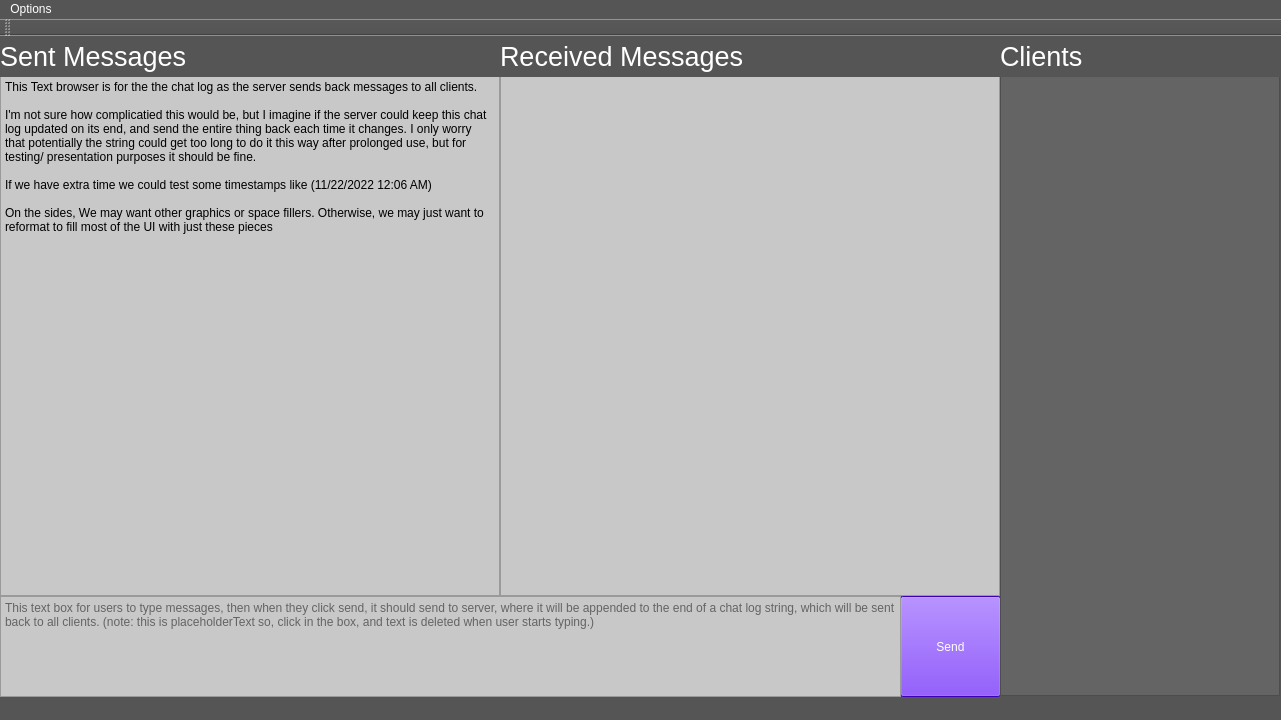
<?xml version="1.0" encoding="UTF-8"?>
<ui version="4.0">
 <class>ChatProgramProjectClass</class>
 <widget class="QMainWindow" name="ChatProgramProjectClass">
  <property name="geometry">
   <rect>
    <x>0</x>
    <y>0</y>
    <width>1281</width>
    <height>720</height>
   </rect>
  </property>
  <property name="windowTitle">
   <string>ChatProgramProject</string>
  </property>
  <property name="autoFillBackground">
   <bool>false</bool>
  </property>
  <property name="styleSheet">
   <string notr="true">background-color: rgb(85, 85, 85); 
color: white;</string>
  </property>
  <property name="tabShape">
   <enum>QTabWidget::Rounded</enum>
  </property>
  <widget class="QWidget" name="centralWidget">
   <widget class="QWidget" name="horizontalLayoutWidget">
    <property name="geometry">
     <rect>
      <x>440</x>
      <y>160</y>
      <width>160</width>
      <height>80</height>
     </rect>
    </property>
    <layout class="QHBoxLayout" name="horizontalLayout"/>
   </widget>
   <widget class="QPushButton" name="pushButton">
    <property name="geometry">
     <rect>
      <x>900</x>
      <y>560</y>
      <width>101</width>
      <height>101</height>
     </rect>
    </property>
    <property name="styleSheet">
     <string notr="true">background-color: rgb(85, 0, 255);
color: qlineargradient(spread:pad, x1:0, y1:0, x2:1, y2:1, stop:0 rgba(255, 255, 255, 255), stop:1 rgba(255, 255, 255, 255));
</string>
    </property>
    <property name="text">
     <string>Send</string>
    </property>
   </widget>
   <widget class="QTextEdit" name="textEdit">
    <property name="geometry">
     <rect>
      <x>0</x>
      <y>560</y>
      <width>901</width>
      <height>101</height>
     </rect>
    </property>
    <property name="focusPolicy">
     <enum>Qt::ClickFocus</enum>
    </property>
    <property name="autoFillBackground">
     <bool>false</bool>
    </property>
    <property name="styleSheet">
     <string notr="true">background-color: rgb(200, 200, 200);
color:black;
font: 14pt &quot;Segoe UI&quot;;
</string>
    </property>
    <property name="html">
     <string>&lt;!DOCTYPE HTML PUBLIC &quot;-//W3C//DTD HTML 4.0//EN&quot; &quot;http://www.w3.org/TR/REC-html40/strict.dtd&quot;&gt;
&lt;html&gt;&lt;head&gt;&lt;meta name=&quot;qrichtext&quot; content=&quot;1&quot; /&gt;&lt;meta charset=&quot;utf-8&quot; /&gt;&lt;style type=&quot;text/css&quot;&gt;
p, li { white-space: pre-wrap; }
hr { height: 1px; border-width: 0; }
li.unchecked::marker { content: &quot;\2610&quot;; }
li.checked::marker { content: &quot;\2612&quot;; }
&lt;/style&gt;&lt;/head&gt;&lt;body style=&quot; font-family:'Segoe UI'; font-size:14pt; font-weight:400; font-style:normal;&quot;&gt;
&lt;p style=&quot;-qt-paragraph-type:empty; margin-top:0px; margin-bottom:0px; margin-left:0px; margin-right:0px; -qt-block-indent:0; text-indent:0px;&quot;&gt;&lt;br /&gt;&lt;/p&gt;&lt;/body&gt;&lt;/html&gt;</string>
    </property>
    <property name="overwriteMode">
     <bool>true</bool>
    </property>
    <property name="placeholderText">
     <string>This text box for users to type messages, then when they click send, it should send to server, where it will be appended to the end of a chat log string, which will be sent back to all clients. (note: this is placeholderText so, click in the box, and text is deleted when user starts typing.)</string>
    </property>
   </widget>
   <widget class="QTextBrowser" name="textBrowser">
    <property name="geometry">
     <rect>
      <x>0</x>
      <y>39</y>
      <width>500</width>
      <height>521</height>
     </rect>
    </property>
    <property name="focusPolicy">
     <enum>Qt::NoFocus</enum>
    </property>
    <property name="acceptDrops">
     <bool>false</bool>
    </property>
    <property name="styleSheet">
     <string notr="true">background-color: rgb(200, 200, 200);
color: black;
font: 14pt &quot;Segoe UI&quot;;</string>
    </property>
    <property name="html">
     <string>&lt;!DOCTYPE HTML PUBLIC &quot;-//W3C//DTD HTML 4.0//EN&quot; &quot;http://www.w3.org/TR/REC-html40/strict.dtd&quot;&gt;
&lt;html&gt;&lt;head&gt;&lt;meta name=&quot;qrichtext&quot; content=&quot;1&quot; /&gt;&lt;meta charset=&quot;utf-8&quot; /&gt;&lt;style type=&quot;text/css&quot;&gt;
p, li { white-space: pre-wrap; }
hr { height: 1px; border-width: 0; }
li.unchecked::marker { content: &quot;\2610&quot;; }
li.checked::marker { content: &quot;\2612&quot;; }
&lt;/style&gt;&lt;/head&gt;&lt;body style=&quot; font-family:'Segoe UI'; font-size:14pt; font-weight:400; font-style:normal;&quot;&gt;
&lt;p style=&quot; margin-top:0px; margin-bottom:0px; margin-left:0px; margin-right:0px; -qt-block-indent:0; text-indent:0px;&quot;&gt;&lt;span style=&quot; font-size:9pt;&quot;&gt;This Text browser is for the the chat log as the server sends back messages to all clients.&lt;/span&gt;&lt;/p&gt;
&lt;p style=&quot;-qt-paragraph-type:empty; margin-top:0px; margin-bottom:0px; margin-left:0px; margin-right:0px; -qt-block-indent:0; text-indent:0px; font-size:9pt;&quot;&gt;&lt;br /&gt;&lt;/p&gt;
&lt;p style=&quot; margin-top:0px; margin-bottom:0px; margin-left:0px; margin-right:0px; -qt-block-indent:0; text-indent:0px;&quot;&gt;&lt;span style=&quot; font-size:9pt;&quot;&gt;I'm not sure how complicatied this would be, but I imagine if the server could keep this chat log updated on its end, and send the entire thing back each time it changes. I only worry that potentially the string could get too long to do it this way after prolonged use, but for testing/ presentation purposes it should be fine. &lt;/span&gt;&lt;/p&gt;
&lt;p style=&quot;-qt-paragraph-type:empty; margin-top:0px; margin-bottom:0px; margin-left:0px; margin-right:0px; -qt-block-indent:0; text-indent:0px; font-size:9pt;&quot;&gt;&lt;br /&gt;&lt;/p&gt;
&lt;p style=&quot; margin-top:0px; margin-bottom:0px; margin-left:0px; margin-right:0px; -qt-block-indent:0; text-indent:0px;&quot;&gt;&lt;span style=&quot; font-size:9pt;&quot;&gt;If we have extra time we could test some timestamps like (11/22/2022 12:06 AM)&lt;/span&gt;&lt;/p&gt;
&lt;p style=&quot;-qt-paragraph-type:empty; margin-top:0px; margin-bottom:0px; margin-left:0px; margin-right:0px; -qt-block-indent:0; text-indent:0px; font-size:9pt;&quot;&gt;&lt;br /&gt;&lt;/p&gt;
&lt;p style=&quot; margin-top:0px; margin-bottom:0px; margin-left:0px; margin-right:0px; -qt-block-indent:0; text-indent:0px;&quot;&gt;&lt;span style=&quot; font-size:9pt;&quot;&gt;On the sides, We may want other graphics or space fillers. Otherwise, we may just want to reformat to fill most of the UI with just these pieces&lt;/span&gt;&lt;/p&gt;&lt;/body&gt;&lt;/html&gt;</string>
    </property>
   </widget>
   <widget class="QTextBrowser" name="textBrowser_2">
    <property name="geometry">
     <rect>
      <x>500</x>
      <y>39</y>
      <width>500</width>
      <height>521</height>
     </rect>
    </property>
    <property name="focusPolicy">
     <enum>Qt::NoFocus</enum>
    </property>
    <property name="acceptDrops">
     <bool>false</bool>
    </property>
    <property name="styleSheet">
     <string notr="true">background-color: rgb(200, 200, 200);
color: black;
font: 14pt &quot;Segoe UI&quot;;</string>
    </property>
    <property name="html">
     <string>&lt;!DOCTYPE HTML PUBLIC &quot;-//W3C//DTD HTML 4.0//EN&quot; &quot;http://www.w3.org/TR/REC-html40/strict.dtd&quot;&gt;
&lt;html&gt;&lt;head&gt;&lt;meta name=&quot;qrichtext&quot; content=&quot;1&quot; /&gt;&lt;meta charset=&quot;utf-8&quot; /&gt;&lt;style type=&quot;text/css&quot;&gt;
p, li { white-space: pre-wrap; }
hr { height: 1px; border-width: 0; }
li.unchecked::marker { content: &quot;\2610&quot;; }
li.checked::marker { content: &quot;\2612&quot;; }
&lt;/style&gt;&lt;/head&gt;&lt;body style=&quot; font-family:'Segoe UI'; font-size:14pt; font-weight:400; font-style:normal;&quot;&gt;
&lt;p style=&quot;-qt-paragraph-type:empty; margin-top:0px; margin-bottom:0px; margin-left:0px; margin-right:0px; -qt-block-indent:0; text-indent:0px;&quot;&gt;&lt;br /&gt;&lt;/p&gt;&lt;/body&gt;&lt;/html&gt;</string>
    </property>
   </widget>
   <widget class="QTextBrowser" name="textBrowser_3">
    <property name="geometry">
     <rect>
      <x>1000</x>
      <y>39</y>
      <width>280</width>
      <height>621</height>
     </rect>
    </property>
    <property name="acceptDrops">
     <bool>false</bool>
    </property>
    <property name="styleSheet">
     <string notr="true">background-color: rgb(100, 100, 100); 
color: white;
font: 14pt &quot;Segoe UI&quot;;</string>
    </property>
    <property name="html">
     <string>&lt;!DOCTYPE HTML PUBLIC &quot;-//W3C//DTD HTML 4.0//EN&quot; &quot;http://www.w3.org/TR/REC-html40/strict.dtd&quot;&gt;
&lt;html&gt;&lt;head&gt;&lt;meta name=&quot;qrichtext&quot; content=&quot;1&quot; /&gt;&lt;meta charset=&quot;utf-8&quot; /&gt;&lt;style type=&quot;text/css&quot;&gt;
p, li { white-space: pre-wrap; }
hr { height: 1px; border-width: 0; }
li.unchecked::marker { content: &quot;\2610&quot;; }
li.checked::marker { content: &quot;\2612&quot;; }
&lt;/style&gt;&lt;/head&gt;&lt;body style=&quot; font-family:'Segoe UI'; font-size:14pt; font-weight:400; font-style:normal;&quot;&gt;
&lt;p style=&quot;-qt-paragraph-type:empty; margin-top:0px; margin-bottom:0px; margin-left:0px; margin-right:0px; -qt-block-indent:0; text-indent:0px;&quot;&gt;&lt;br /&gt;&lt;/p&gt;&lt;/body&gt;&lt;/html&gt;</string>
    </property>
   </widget>
   <widget class="QLabel" name="sentLabel">
    <property name="geometry">
     <rect>
      <x>0</x>
      <y>0</y>
      <width>501</width>
      <height>41</height>
     </rect>
    </property>
    <property name="font">
     <font>
      <pointsize>20</pointsize>
     </font>
    </property>
    <property name="text">
     <string>Sent Messages</string>
    </property>
   </widget>
   <widget class="QLabel" name="receivedLabel">
    <property name="geometry">
     <rect>
      <x>500</x>
      <y>0</y>
      <width>501</width>
      <height>41</height>
     </rect>
    </property>
    <property name="font">
     <font>
      <pointsize>20</pointsize>
     </font>
    </property>
    <property name="text">
     <string>Received Messages</string>
    </property>
   </widget>
   <widget class="QLabel" name="receivedLabel_2">
    <property name="geometry">
     <rect>
      <x>1000</x>
      <y>0</y>
      <width>281</width>
      <height>41</height>
     </rect>
    </property>
    <property name="font">
     <font>
      <pointsize>20</pointsize>
     </font>
    </property>
    <property name="text">
     <string>Clients</string>
    </property>
   </widget>
  </widget>
  <widget class="QMenuBar" name="menuBar">
   <property name="geometry">
    <rect>
     <x>0</x>
     <y>0</y>
     <width>1281</width>
     <height>22</height>
    </rect>
   </property>
   <widget class="QMenu" name="menuOptions">
    <property name="title">
     <string>Options</string>
    </property>
    <addaction name="actionConnectToServer"/>
    <addaction name="exitActionButton"/>
   </widget>
   <addaction name="menuOptions"/>
  </widget>
  <widget class="QToolBar" name="mainToolBar">
   <property name="windowTitle">
    <string>Chat Program Client</string>
   </property>
   <attribute name="toolBarArea">
    <enum>TopToolBarArea</enum>
   </attribute>
   <attribute name="toolBarBreak">
    <bool>false</bool>
   </attribute>
  </widget>
  <widget class="QStatusBar" name="statusBar"/>
  <action name="exitActionButton">
   <property name="text">
    <string>Exit</string>
   </property>
  </action>
  <action name="actionConnectToServer">
   <property name="text">
    <string>Connect To Server</string>
   </property>
  </action>
 </widget>
 <layoutdefault spacing="6" margin="11"/>
 <resources>
  <include location="ChatProgramProject.qrc"/>
 </resources>
 <connections/>
</ui>
